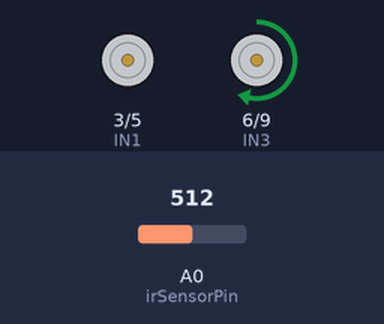
A sketch run on a simulated Arduino Uno, built with avr-gcc and run on an emulated ATmega328P. Shown: motor-driver pin pairs drawn as motors (green arrow = first pin HIGH = forward, orange = second pin HIGH = backward, longer = more drive). The inputs (shaded band) are chosen by the test bench; at power-on: A0 (irSensorPin) = 512. What the sketch prints to the serial monitor is not drawn.

Above: at 1.8 s.
1.9 s: A0 (irSensorPin) set to 110
At 2.4 s:
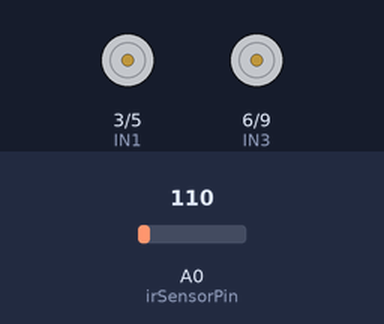
5.4 s: A0 (irSensorPin) set to 92
At 6.4 s:
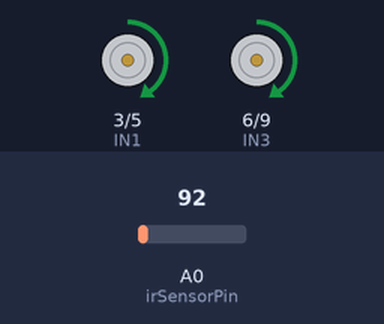
Timing chart, 0 to 8.4 s (numbered marks = the images above; inputs shaded):
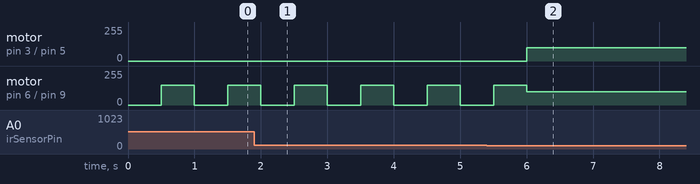

Measured:
- the behaviour switches between 100 and 99 on A0 (irSensorPin) (found by bisection; images 1 and 2)
- after the input at 5.4 s, motor on pin 3 (IN1) / pin 5 (IN2): stopped → forward 100/255 after 0.60 s

The sketch:

_04_basic_movement_IR_left.ino
```cpp
/********************************************************************
 * Author : N Manoj Kumar
 * Topic : Obstacle detatction and  movements using Arduino, ultrasonic sensor and L293d Interface module
 * Motor driver module
 *  - Forward   - IN1 = 1 , IN2 = 0, IN3 = 1 , IN4 = 0
 *  - Backward  - IN1 = 0 , IN2 = 1, IN3 = 0 , IN4 = 1
 *  - Left      - IN1 = 0 , IN2 = 0, IN3 = 1 , IN4 = 0
 *  - Right     - IN1 = 1 , IN2 = 0, IN3 = 0 , IN4 = 0
 * Arduino UNO interface with L293D
 *  PIN 3 - IN1
 *  PIN 5 - IN2
 *  PIN 6 - IN3
 *  PIN 9 - IN4
 * Arduino UNO interface with ultrasonic sensor
 *  PIN 11 - trig
 *  PIN 10 - echo
 *******************************************************************/
const int IN1 = 3;
const int IN2 = 5;
const int IN3 = 6;
const int IN4 = 9;
const int speed = 100;
const int stop = 0;

int irSensorPin = A0;    // select the input pin for the potentiometer


void setup(){
  pinMode(IN1, OUTPUT);  // set up the pin as an OUTPUT FOR IN1
  pinMode(IN2, OUTPUT);  // set up the pin as an OUTPUT FOR IN2
  pinMode(IN3, OUTPUT);  // set up the pin as an OUTPUT FOR IN3
  pinMode(IN4, OUTPUT);  // set up the pin as an OUTPUT FOR IN4
  Serial.begin(9600);         // initialize Serial communications
}

void loop(){
  int delayTime = 500;
  long distance = ir_sensor_distance();
  Serial.print(distance);
  if(distance < 100){
    motor_forward();
    //delay(delayTime);
  }
  else{
    motor_stop();
    delay(delayTime);
    motor_left();
    delay(delayTime);
  }
  //motor_reverse();
  //delay(delayTime);

 // motor_right();
 // delay(delayTime);
 // motor_stop();
 // delay(delayTime);
}

void motor_stop(){
  analogWrite(IN1, stop);
  analogWrite(IN2, stop);
  analogWrite(IN3, stop);
  analogWrite(IN4, stop);
}

void motor_forward(){
  analogWrite(IN1, speed);
  analogWrite(IN2, stop);
  analogWrite(IN3, speed);
  analogWrite(IN4, stop);
}

void motor_reverse(){
  analogWrite(IN1, stop);
  analogWrite(IN2, speed);
  analogWrite(IN3, stop);
  analogWrite(IN4, speed);
}

void motor_left(){
  int speed = 150;
  analogWrite(IN1, stop);
  analogWrite(IN2, stop);
  analogWrite(IN3, speed);
  analogWrite(IN4, stop);
}

void motor_right(){
  analogWrite(IN1, speed);
  analogWrite(IN2, stop);
  analogWrite(IN3, stop);
  analogWrite(IN4, stop);
}


int ir_sensor_distance(){
  int sensorValue = 0;
  sensorValue = analogRead(irSensorPin);
  return sensorValue;
}
```
